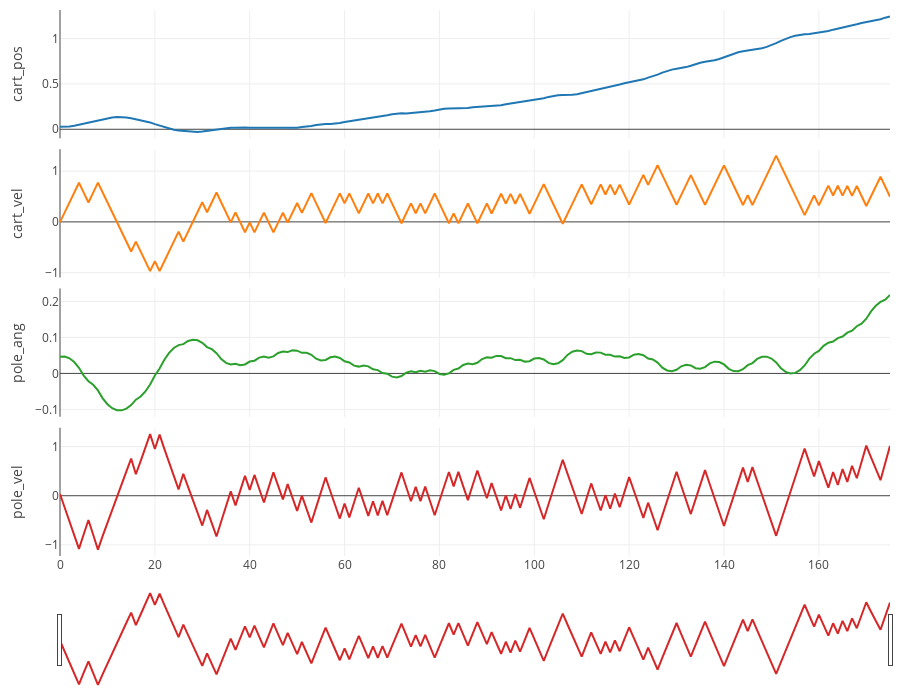

Notebook code cell kept with this figure:
### Code cell
EP = 2

fig = cprender.lineplot(df, ep=EP)
fig.show()

### Figure 1 — Plotly figure (JSON) as saved in the notebook; plotly's stock layout.template omitted (floating-point values rounded to 4 significant figures; data arrays with more than 128 entries replaced by an {"elided": "..."} marker saying what was removed)
{"data": [{"name": "cart_pos", "showlegend": false, "type": "scatter", "x": {"elided": "176 int values"}, "xaxis": "x", "y": {"elided": "176 float values"}, "yaxis": "y"}, {"name": "cart_vel", "showlegend": false, "type": "scatter", "x": {"elided": "176 int values"}, "xaxis": "x2", "y": {"elided": "176 float values"}, "yaxis": "y2"}, {"name": "pole_ang", "showlegend": false, "type": "scatter", "x": {"elided": "176 int values"}, "xaxis": "x3", "y": {"elided": "176 float values"}, "yaxis": "y3"}, {"name": "pole_vel", "showlegend": false, "type": "scatter", "x": {"elided": "176 int values"}, "xaxis": "x4", "y": {"elided": "176 float values"}, "yaxis": "y4"}], "layout": {"height": 700, "hovermode": "x unified", "margin": {"b": 10, "l": 60, "r": 10, "t": 10}, "xaxis": {"anchor": "y", "domain": [0, 1], "matches": "x4", "showticklabels": false}, "xaxis2": {"anchor": "y2", "domain": [0, 1], "matches": "x4", "showticklabels": false}, "xaxis3": {"anchor": "y3", "domain": [0, 1], "matches": "x4", "showticklabels": false}, "xaxis4": {"anchor": "y4", "domain": [0, 1], "rangeslider": {"visible": true}}, "yaxis": {"anchor": "x", "domain": [0.765, 1.0], "title": {"text": "cart_pos"}}, "yaxis2": {"anchor": "x2", "domain": [0.51, 0.745], "title": {"text": "cart_vel"}}, "yaxis3": {"anchor": "x3", "domain": [0.255, 0.49], "title": {"text": "pole_ang"}}, "yaxis4": {"anchor": "x4", "domain": [0, 0.235], "title": {"text": "pole_vel"}}}}
